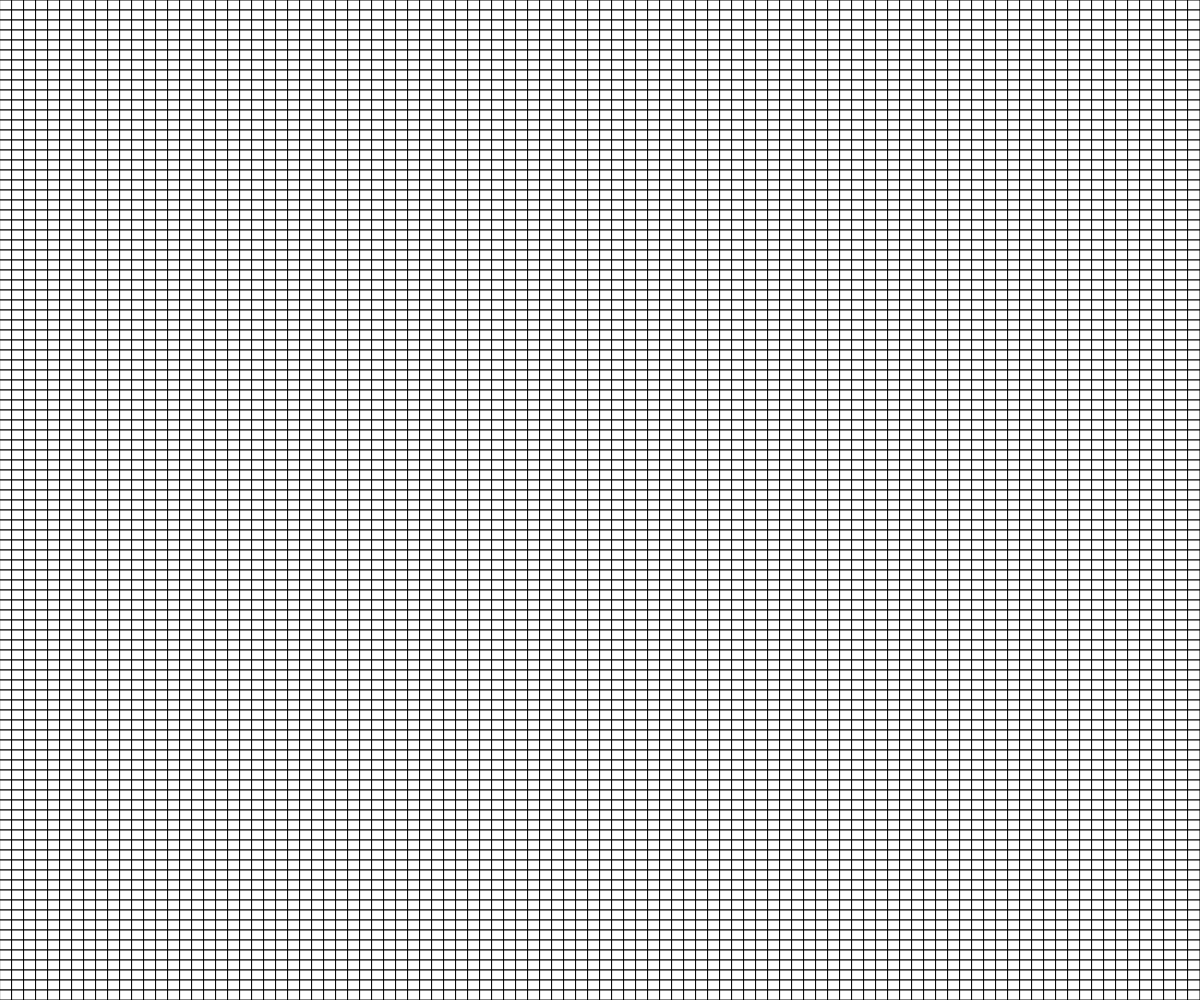
Frame 1 (no input)
Frame 60 (no input): identical to frame 1, image omitted
Frame 120 (the mouse pressed at the canvas centre since frame 60): identical to frame 1, image omitted

The p5.js sketch that drew this single still picture (run headless with seeded random() and noise() and a simulated clock; from frame 60 on, the mouse is pressed at the canvas centre):

// p5.js sketch
// ── sketch.js
function setup() {
  createCanvas(windowWidth, windowHeight);
  let g = new Grid(100, 100);
}

function draw() {
  frameRate(60);
}

class Grid {
  constructor(nrows, ncols) {
    this.nrows = nrows;
    this.ncols = ncols;

    this.cellWidth = windowWidth / ncols;
    this.cellHeight = windowHeight / nrows;

    this.grid = [];

    for (let i = 0; i < this.nrows; i++) {
      let row = [];

      for (let j = 0; j < this.ncols; j++) {
        let x = i * this.cellWidth;
        let y = j * this.cellHeight;

        rect(x, y, this.cellWidth, this.cellHeight);
        row.push({
          x,
          y,
          value: noise(x, y),
        });
      }

      this.grid.push(row);
    }
  }
}
